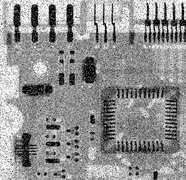
%> input picture ComputerVision/Assignment 3/Circuit.jpg, 186 x 180 px, shrunk from 455 x 440 before the run
$ octave main.m   (GNU Octave 9; MATLAB toolbox functions it lacks are replaced by stand-ins)
%> lines starting %> are read from the running program, lines starting %| are printed output that depends on the picture; in (x1, y1, x2, y2) boxes, pixels count from 0 and x2, y2 are one past the last pixel; in counts of white or black regions, pixels touching at a corner belong together; the program's own positions count from 1
### ComputerVision/Assignment 3/AverageFilter.m
%Lyle Olsen
%Assignment 3

function [filteredIm] = AverageFilter(im,mask)
[maskRow,maskCol] = size(mask);
[row,col] = size(im);

RowToAdd = floor(maskRow/2);
ColToAdd = floor(maskCol/2);
maskSum = sum(sum(mask));

newRow = row+(RowToAdd*2);
newCol = col+(ColToAdd*2);

paddedIm = zeros(newRow,newCol);


if maskRow == maskCol
    if mod(maskRow,2)==0
        disp('error not and odd matrix size')
    end
    for i=1:row
        for j=1:col
            paddedIm(i+RowToAdd,j+ColToAdd) = im(i,j);
        end
    end

    newIm = zeros(row,col);
    maskSize = maskRow*maskCol;

    for i=1:newRow-(RowToAdd*2)
        for j=1:newCol-(RowToAdd*2)
           values =zeros(maskRow,maskCol);
           summation =paddedIm(i,j);
            for k=i:maskRow
                for l=j:maskCol
                   values(k,l) = (paddedIm(k,l) * mask(k,l))*1/(maskRow*maskCol);
                   summation = summation + values(k,l);
                end
            end
            newIm(i,j) = summation;
            newIm(i,j) = newIm(i,j)*255;

        end
    end
    filteredIm = uint8(newIm);

else
    disp('error, not an equal matrix')
    filteredIm = 0;
end

end

### ComputerVision/Assignment 3/MedianFiltering.m
%Lyle Olsen
%Assignment 3

function [filteredIm] = MedianFiltering(im,mask)

[maskRow,maskCol] = size(mask);
[row,col] = size(im);

RowToAdd = floor(maskRow/2);
ColToAdd = floor(maskCol/2);
maskSum = sum(sum(mask));

newRow = row+(RowToAdd*2);
newCol = col+(ColToAdd*2);

paddedIm = zeros(newRow,newCol);

if maskRow == maskCol
    if mod(maskRow,2)==0
        disp('error not and odd matrix size')
    end
    for i=1:row
        for j=1:col
            paddedIm(i+RowToAdd,j+ColToAdd) = im(i,j);
        end
    end

    newIm = zeros(row,col);
    meanArray = zeros(1,maskSum);

    index =1;
    for i=1:newRow-2
        for j=1:newCol-2

            for k=i:maskRow
                for l=j:maskCol
                    u = repelem(paddedIm(i+k,i+l),mask(k,l));
                    for h=1:length(u)
                        meanArray(index) = u(h);
                        index = index+1;
                    end
                end
            end

            sortedmeanarray = sort(meanArray);
            middle = median(sortedmeanarray);
            newIm(i,j) = middle;
            index = 1;
        end
    end
    filteredIm = uint8(newIm);

else
    disp('error, not an equal matrix')
    filteredIm = 0;
end

end

### ComputerVision/Assignment 3/main.m
%Lyle Olsen
%Assignment 3

originalIm = imread('Circuit.jpg');
%> originalIm is the input picture: size 180x186 uint8; min 0, max 255, mean 144.3

%Part 1 %**************************************************************************************
%Problem 1
weightedMask = [1,2,1;2,4,2;1,2,1]; % 3x3
standardMask = [1,1,1,1,1;1,1,1,1,1;1,1,1,1,1;1,1,1,1,1;1,1,1,1,1]; %5x5

FilteredWeighted = AverageFilter(originalIm,weightedMask);
%> after the loop in AverageFilter, `for i=1:newRow-(RowToAdd*2)`:
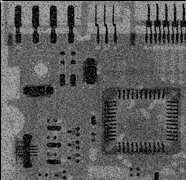
%> newIm: size 180x186 double; min 0, max 99223.3, mean 36368; drawn with min black and max white
%> after the loop in AverageFilter, `for i=1:newRow-(RowToAdd*2)`: values = [0 0 0; 0 0 0; 0 0 0]
%> in AverageFilter, `filteredIm = uint8(newIm);`: filteredIm: size 180x186 uint8; 98% white; black in thin lines or dots
FilteredStandard = AverageFilter(originalIm,standardMask);
%> after the loop in AverageFilter (call 2), `for i=1:row`:
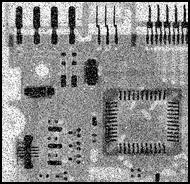
%> paddedIm: size 184x190 double; min 0, max 255, mean 138.2
%> after the loop in AverageFilter (call 2), `for i=1:newRow-(RowToAdd*2)`:
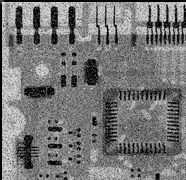
%> newIm: size 180x186 double; min 0, max 76959, mean 35933.8; drawn with min black and max white
%> after the loop in AverageFilter (call 2), `for i=1:newRow-(RowToAdd*2)`: values = [0 0 0 0 0; 0 0 0 0 0; 0 0 0 0 0; 0 0 0 0 0; 0 0 0 0 0]
%> in AverageFilter (call 2), `filteredIm = uint8(newIm);`:
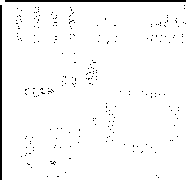
%> filteredIm: size 180x186 uint8; 97% white; 227 black regions (225 under 20 px), largest, box (x1, y1, x2, y2) and area: (5, 0, 186, 2) 362, (0, 5, 2, 180) 350

figure
subplot(1,3,1)
imshow(originalIm)
title('Original Image')

subplot(1,3,2)
imshow(FilteredWeighted)
title('Weighted Mask')

subplot(1,3,3)
imshow(FilteredStandard)
title('Standard Mask')
disp('Finished Sovling Part 1 Problem 1')
pause

%**************************************************************************

%Problem 2 ****************************************************************
weightedMedMask = [1,2,1;2,4,2;1,2,1]; % 3x3
standardMedMask = [1,1,1,1,1;1,1,1,1,1;1,1,1,1,1;1,1,1,1,1;1,1,1,1,1]; %5x5

weightedFilteredIm = MedianFiltering(originalIm,weightedMedMask) ;
%> after the loop in MedianFiltering, `for i=1:newRow-2`: meanArray = [141 214 141 141 188 188 226 226 166 226 226 166 250 194 194 210]
standardFilteredIm = MedianFiltering(originalIm,standardMedMask) ;
%> after the loop in MedianFiltering (call 2), `for i=1:newRow-2`:
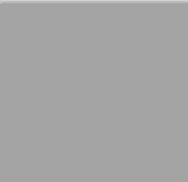
%> newIm: size 182x188 double; min 164, max 212, mean 164.5
%> after the loop in MedianFiltering (call 2), `for i=1:newRow-2`: meanArray = 25 values, max 226 at index 24, min 0 at index 21, mean 165.9

figure
subplot(1,3,1)
imshow(originalIm)
title('Original')
subplot(1,3,2)
imshow(weightedFilteredIm)
title('Weighted Filtered')
subplot(1,3,3)
imshow(standardFilteredIm)
title('Standard Filtered')

disp('Finished with part 1 problem 2')
pause

%Problem 3 %***************************************************************
moon = imread('Moon.jpg');
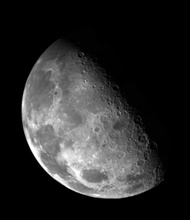
%> input picture ComputerVision/Assignment 3/Moon.jpg, 190 x 220 px, shrunk from 464 x 538 before the run
%> moon is the input picture: size 220x190 uint8; min 0, max 255, mean 42.6
plusLapFilter = [1,1,1;
                 1,-8,1;
                 1,1,1;];
negLapFilter = [-1,-1,-1;
                 -1,8,-1;
                 -1,-1,-1;];
g=0;
filterMoon = imfilter(moon,plusLapFilter);
[row,col] = size(filterMoon);
%> row = 220; col = 190
for i=2:row-1
    for j=2:col-1
        g(i,j)= moon(i-1,j)+moon(i,j-1)+moon(i,j+1)+moon(i+1,j)-4*moon(i,j);
        if g(i,j)>255
            g(i,j) = 255;
        elseif g(i,j)<0
            g(i,j) = 0;
        end
    end
end
scaledMoon = g;
enhnacedIm = zeros(row,col);
for i=1:row-1
    for j=1:col-1
        enhancedIm(i,j) = moon(i,j)-filterMoon(i,j)-scaledMoon(i,j);
    end
end

figure
subplot(2,2,1)
imshow(moon)
title('Original')
subplot(2,2,2)
imshow(filterMoon)
title('Filtered Image')
subplot(2,2,3)
imshow(scaledMoon)
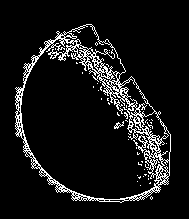
%> displayed picture: size 219x189, on the screen's scale of 0 to 255; 8.5% white in thin lines or dots, all inside (x1, y1, x2, y2) = (15, 24, 171, 203)
title('Scaled Image')
subplot(2,2,4)
imshow(enhancedIm)
title('Enhanced Image')

disp('Finished with part 1 problem 3')
pause

%Part 2 %*****************************************************************************************
%problem 1 ****************************************************************
%> (the run ends here)
